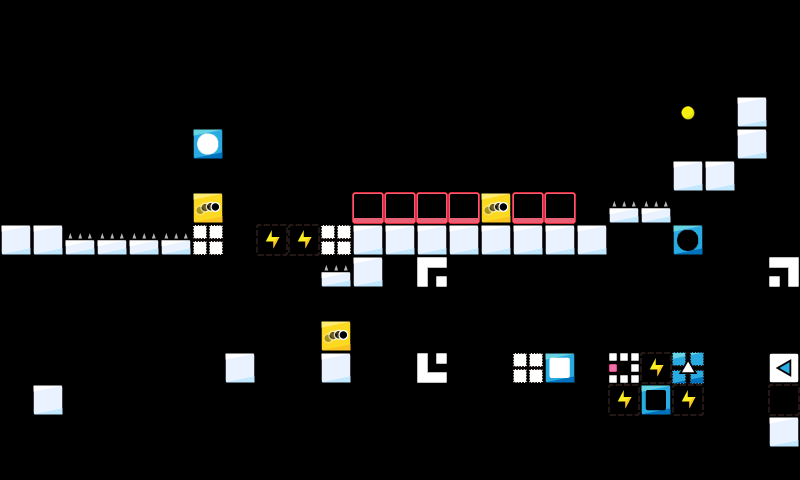

A 2D game scene composited from a Tiled map and its tileset images. What follows is a short description and the map's XML, with each tile layer's data collapsed to a summary:
An orthogonal 25x15 tile map with 32x32 px tiles, 1 tile layer (map) and 1 object (Missile).

<map version="1.2" tiledversion="1.3.1" orientation="orthogonal" renderorder="right-down" compressionlevel="0" width="25" height="15" tilewidth="32" tileheight="32" infinite="0" nextlayerid="3" nextobjectid="2">
 <tileset firstgid="1" name="map_tiles" tilewidth="32" tileheight="32" tilecount="225" columns="15">
  <image source="../../img/map_tiles.png" width="480" height="480" />
 </tileset>
 <layer id="1" name="map" width="25" height="15">
  <data>[375 cells, 60 non-empty, 19 distinct tile ids]</data>
 </layer>
 <objectgroup id="2" name="Object Layer 1">
  <object id="1" name="Missile" x="736" y="384" width="32" height="32">
   <properties>
    <property name="direction" value="4" />
    <property name="speed" value="0.7" />
    <property name="time" value="0" />
   </properties>
  </object>
 </objectgroup>
</map>
